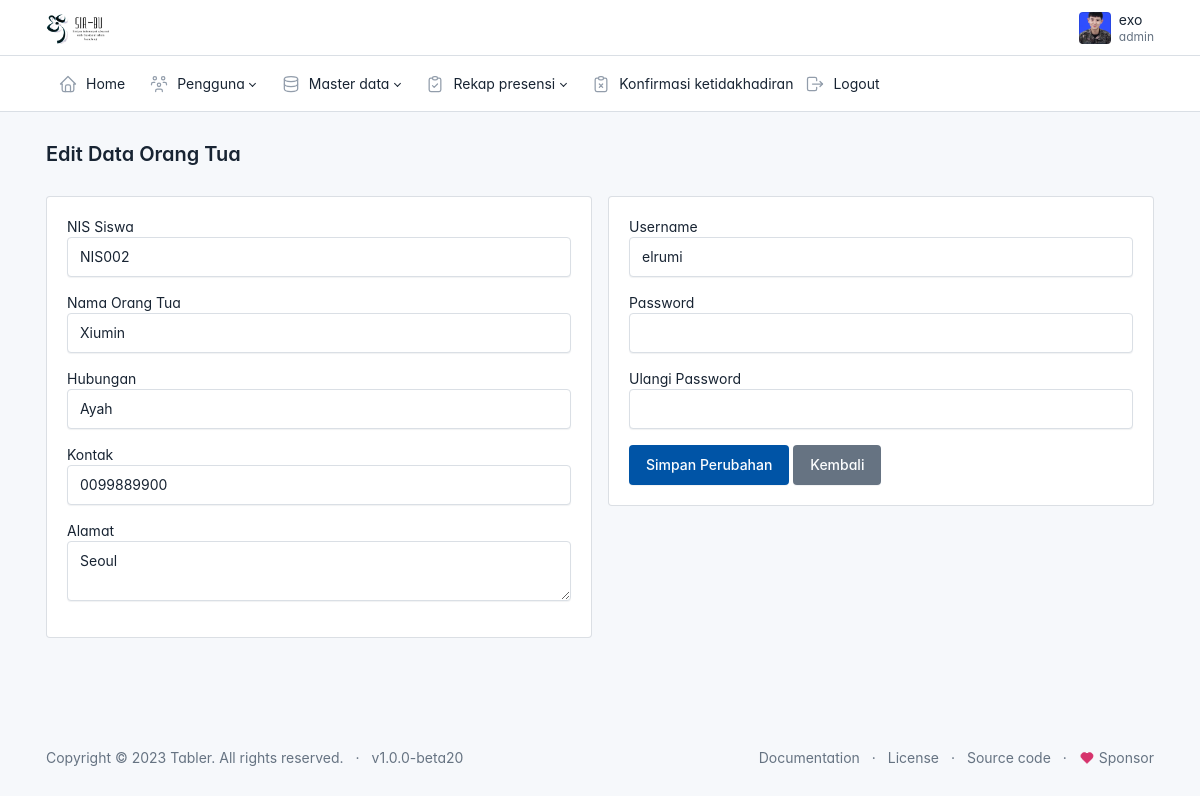
The page /admin/data_orangtua/edit.php?id=9 (signed in) on the database its author committed.
### tables this page shows
CREATE TABLE `siswa` (
  `id` int(11) NOT NULL,
  `nis` varchar(50) NOT NULL,
  `nama` varchar(225) NOT NULL,
  `jenis_kelamin` varchar(10) NOT NULL,
  `alamat` varchar(225) NOT NULL,
  `no_handphone` varchar(20) NOT NULL,
  `kelas` varchar(50) NOT NULL,
  `lokasi_presensi` varchar(50) NOT NULL,
  `foto` varchar(225) NOT NULL
);

CREATE TABLE `orang_tua` (
  `id` int(11) NOT NULL,
  `id_siswa` int(11) NOT NULL,
  `nama_orang_tua` varchar(100) NOT NULL,
  `hubungan` enum('Ayah','Ibu','Wali') NOT NULL,
  `kontak` varchar(100) DEFAULT NULL,
  `alamat` text DEFAULT NULL
);

CREATE TABLE `users` (
  `id` int(11) NOT NULL,
  `id_siswa` int(11) DEFAULT NULL,
  `username` varchar(225) NOT NULL,
  `password` varchar(225) NOT NULL,
  `status` varchar(20) NOT NULL,
  `role` varchar(20) NOT NULL
);

### config.php (called while the page is built, shortened)
<?php
function base_url($url = null)
{
    $base_url = 'http://localhost/skripsi';
    if($url != null){
        return $base_url . '/'.$url;
    }else{
        return $base_url;
    }
}

### admin/data_orangtua/edit.php (the view, shortened to what this page needs)
<?php
include('../layout/header.php');
require_once('../../config.php');
$id_orang_tua = isset($_GET['id']) ? intval($_GET['id']) : 0;
$query_orangtua = "
    SELECT orang_tua.*, siswa.nis, siswa.nama AS nama_siswa, siswa.kelas, users.username
    FROM orang_tua
    JOIN siswa ON orang_tua.id_siswa = siswa.id
    JOIN users ON orang_tua.id_siswa = users.id_siswa
    WHERE orang_tua.id = '$id_orang_tua'
";
$orang_tua_result = mysqli_query($connection, $query_orangtua);
$data_orangtua = mysqli_fetch_assoc($orang_tua_result);
?>
<div class="page-body">
    <div class="container-xl">
        <form action="" method="POST">
            <div class="row">
                <div class="col-md-6">
                    <div class="card">
                        <div class="card-body">
                            <div class="mb-3">
                                <label for="nis">NIS Siswa</label>
                                <input type="text" class="form-control" name="nis" value="<?= htmlspecialchars($data_orangtua['nis']) ?>" readonly>
                            </div>
                            <div class="mb-3">
                                <label for="nama_orang_tua">Nama Orang Tua</label>
                                <input type="text" class="form-control" name="nama_orang_tua" value="<?= htmlspecialchars($data_orangtua['nama_orang_tua']) ?>">
                            </div>
                            <div class="mb-3">
                                <label for="hubungan">Hubungan</label>
                                <select name="hubungan" class="form-control">
                                    <option <?= $data_orangtua['hubungan'] == 'Ayah' ? 'selected' : '' ?> value="Ayah">Ayah</option>
                                </select>
                            </div>
                            <div class="mb-3">
                                <label for="kontak">Kontak</label>
                                <input type="text" class="form-control" name="kontak" value="<?= htmlspecialchars($data_orangtua['kontak']) ?>">
                            </div>
                            <div class="mb-3">
                                <label for="alamat">Alamat</label>
                                <textarea class="form-control" name="alamat"><?= htmlspecialchars($data_orangtua['alamat']) ?></textarea>
                            </div>
                        </div>
                    </div>
                </div>
                <div class="col-md-6">
                    <div class="card">
                        <div class="card-body">
                            <div class="mb-3">
                                <label for="username">Username</label>
                                <input type="text" class="form-control" name="username" value="<?= htmlspecialchars($data_orangtua['username']) ?>">
                            </div>
                            <div class="mb-3">
                                <label for="password">Password</label>
                                <input type="password" class="form-control" name="password">
                            </div>
                            <div class="mb-3">
                                <label for="ulangi_password">Ulangi Password</label>
                                <input type="password" class="form-control" name="ulangi_password">
                            </div>
                            <button type="submit" class="btn btn-primary" name="submit">Simpan Perubahan</button>
                            <a href="<?= base_url('admin/data_orangtua/orangtua.php')?>" class="btn btn-secondary">Kembali</a>
                        </div>
                    </div>
                </div>
            </div>
        </form>
    </div>
</div>
<?php include('../layout/footer.php')?>

### admin/layout/header.php (style rules this page uses)
:root { --tblr-font-sans-serif: 'Inter Var', -apple-system, BlinkMacSystemFont, San Francisco, Segoe UI, Roboto, Helvetica Neue, sans-serif; }
body { font-feature-settings: "cv03", "cv04", "cv11"; }

### rows shown on the page
siswa: nis "NIS002"
orang_tua: nama_orang_tua "Xiumin", hubungan "Ayah", kontak "0099889900", alamat "Seoul"
users: username "elrumi"

### other values the page prints
$_SESSION['username'] "exo"
$_SESSION['role'] "admin"
$judul "Edit Data Orang Tua"
